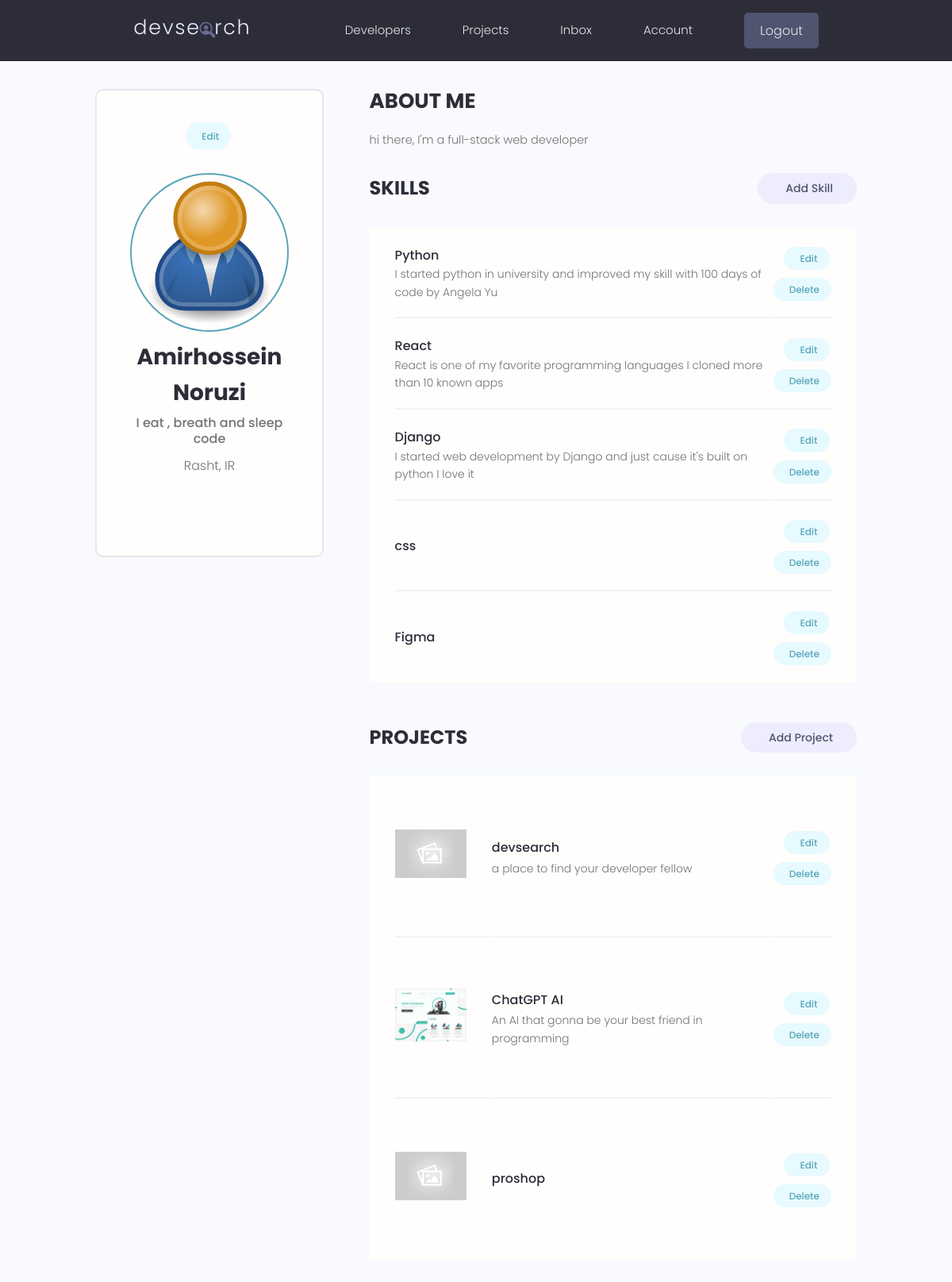
The app's page /account/ (signed in) with its own data.
### users/models.py (models this page shows, shortened)
class Profile(models.Model):
    user = models.OneToOneField(User, on_delete=models.CASCADE, null=True, blank=True)
    name = models.CharField(max_length=200, null=True, blank=True)
    email = models.EmailField(max_length=500, null=True, blank=True)
    username = models.CharField(max_length=200, null=True, blank=True)
    location = models.CharField(max_length=200, null=True, blank=True)
    short_intro = models.CharField(max_length=200, null=True, blank=True)
    bio = models.TextField(null=True, blank=True)
    profile_image = models.ImageField(default='profiles/user-default.png', upload_to='profiles/', null=True, blank=True)
    social_github = models.CharField(max_length=200, null=True, blank=True)
    social_linkedin = models.CharField(max_length=200, null=True, blank=True)
    social_twitter = models.CharField(max_length=200, null=True, blank=True)
    social_website = models.CharField(max_length=200, null=True, blank=True)
    created = models.DateTimeField(auto_now_add=True)
    id = models.UUIDField(default=uuid.uuid4, primary_key=True, unique=True, editable=False)
    class Meta:
        ordering = ['created']
    @property
    def imageUrl(self):
        try:
            url = self.profile_image.url
        except:
            url = ''
        return url

class Skill(models.Model):
    owner = models.ForeignKey(Profile, on_delete=models.CASCADE, null=True, blank=True)
    name = models.CharField(max_length=200, null=True, blank=True)
    description = models.TextField(null=True, blank=True)
    created = models.DateTimeField(auto_now_add=True)
    id = models.UUIDField(default=uuid.uuid4, primary_key=True, unique=True, editable=False)
    def __str__(self):
        return str(self.name)

### projects/models.py (models this page shows, shortened)
class Project(models.Model):
    owner = models.ForeignKey(Profile, null=True, blank=True, on_delete=models.CASCADE)
    title = models.CharField(max_length=50)
    description = models.TextField(null=True, blank=True)
    featured_image = models.ImageField(default='default.jpg', blank=True, null=True)
    tags = models.ManyToManyField("Tag", blank=True)
    demo_link = models.CharField(max_length=2000, null=True, blank=True)
    source_link = models.CharField(max_length=2000, null=True, blank=True)
    vote_total = models.IntegerField(default=0, null=True, blank=True)
    vote_ratio = models.IntegerField(default=0, null=True, blank=True)
    created = models.DateTimeField(auto_now_add=True)
    id = models.UUIDField(default=uuid.uuid4, primary_key=True, unique=True, editable=False)
    class Meta:
        ordering = ['-vote_ratio', 'vote_total', 'title']
    @property
    def imageUrl(self):
        try:
            url = self.featured_image.url
        except:
            url = ''
        return url

### users/views.py (the view)
# urls.py: path('account/', views.userAccount, name='account'),
@login_required(login_url='login')
def userAccount(request):
    profile = request.user.profile
    skills = profile.skill_set.all()
    projects = profile.project_set.all()
    context = {
        'profile': profile,
        'skills': skills,
        'projects': projects,
    }
    return render(request, 'users/account.html', context)

### users/templates/users/account.html (shortened to what this page needs)
{% extends 'base.html' %}
{% block content %}
<main class="settingsPage profile my-md">
    <div class="container">
      <div class="layout">
        <div class="column column--1of3">
          <div class="card text-center">
            <div class="card__body dev">
              <a class="tag tag--pill tag--main settings__btn" href="{% url 'edit-account' %}"> Edit</a>
              <img class="avatar avatar--xl dev__avatar" src="{{profile.imageUrl}}" />
              <h2 class="dev__name">{{profile.name}}</h2>
              <p class="dev__title">{{profile.short_intro}}</p>
              <p class="dev__location">{{profile.location}}</p>
            </div>
          </div>
        </div>
        <div class="column column--2of3">
          <div class="devInfo">
            <h3 class="devInfo__title">About Me</h3>
            <p class="devInfo__about">{{profile.bio}}</p>
          </div>
          <div class="settings">
            <h3 class="settings__title">Skills</h3>
            <a class="tag tag--pill tag--sub settings__btn tag--lg" href="{% url 'create-skill' %}"> Add Skill</a>
          </div>
          <table class="settings__table">
            {% for skill in skills %}
            <tr>
              <td class="settings__tableInfo">
                <h4>{{skill}}</h4>
                <p>{{skill.description}}</p>
              </td>
              <td class="settings__tableActions">
                <a class="tag tag--pill tag--main settings__btn" href="{% url 'update-skill' skill.id %}"> Edit</a>
                <a class="tag tag--pill tag--main settings__btn" href="{% url 'delete-skill' skill.id %}?next=/account">
                  Delete</a>
              </td>
            </tr>
            {% endfor %}
          </table>
          <div class="settings">
            <h3 class="settings__title">Projects</h3>
            <a class="tag tag--pill tag--sub settings__btn tag--lg" href="{% url 'create-project' %}"> Add Project</a>
          </div>
          <table class="settings__table">
            {% for project in projects %}
            <tr>
              <td class="settings__thumbnail">
                <a href="{% url 'single-project' project.id %}"><img src="{{project.imageUrl}}" alt="Project Thumbnail" /></a>
              </td>
              <td class="settings__tableInfo">
                <a href="{% url 'single-project' project.id %}">{{project.title}}</a>
                <p>{{project.description|slice:"150"}}</p>
              </td>
              <td class="settings__tableActions">
                <a class="tag tag--pill tag--main settings__btn" href="{% url 'update-project' project.id %}"> Edit</a>
                <a class="tag tag--pill tag--main settings__btn" href="{% url 'delete-project' project.id %}?next=/account">
                  Delete</a>
              </td>
            </tr>
            {% endfor %}
          </table>
        </div>
      </div>
    </div>
</main>
{% endblock content %}

### devsearch/static/styles/app.css (style rules this page uses)
:root { --color-sub: #2d2d39; }
.card { border: 2px solid var(--color-light); }
img { width: 100%; }
.profile .card > .dev { padding: 4rem; }
.dev__avatar { display: block; margin: auto; }
.dev__name { color: var(--color-sub); font-size: 2.8rem; font-weight: 700; margin-top: 1rem; margin-bottom: 0.5rem; }
.dev__title { font-size: 1.6rem; font-weight: 500; line-height: 1.3; }
.dev__location { margin-top: 1rem; }
.devInfo { margin-bottom: 3rem; }
.devInfo__title, .devInfo__subtitle { font-size: 2.6rem; color: var(--color-sub); text-transform: uppercase; font-weight: 700; margin-bottom: 1.5rem; }
.devInfo__about, .devSkill__info { font-size: 1.45rem; line-height: 1.7; text-align: justify; }
.settingsPage .dev > .settings__btn { display: inline-block; margin-bottom: 3rem; }
.settings { display: flex; justify-content: space-between; align-items: center; }
.settings__title { font-size: 2.4rem; text-transform: uppercase; font-weight: 700; color: var(--color-sub); }
.settings__table { margin-top: 3rem; margin-bottom: 5rem; padding: 0 3rem; background: var(--color-white); }
.settings__table tr { width: 100%; }
.settings__table tr > td { padding: 2rem 0; }
.settings__table tr:not(:last-child) td { border-bottom: 2px solid var(--color-white-light); }
.settings__thumbnail { width: 23%; min-width: 10rem; }
.settings__thumbnail img { padding-right: 3rem; height: 15rem; object-fit: contain; }
.settings__tableInfo { width: 100%; }
.settings__tableInfo h4, .settings__tableInfo a { padding-right: 1rem; width: auto; font-size: 1.6rem; font-weight: 500; color: var(--color-sub); }
.settings__tableInfo p { font-size: 1.4rem; }
.settings__tableActions { text-align: right; }

### devsearch/static/uikit/styles/modules/_variables.css (style rules this page uses)
:root { --color-main: #5aa5b9; --color-main-light: #e6faff; --color-sub: #3f4156; --color-sub-light: #51546e; --color-sub-lighter: #ededfd; --color-text: #737373; --color-gray: #8b8b8b; --color-light: #e5e7eb; --color-light-gray: #767676; --color-bg: #f8fafd; --color-white: #fffefd; --color-white-light: #f3f3f3; --color-success: #359e64; --color-success-bg: #def8e8; --color-error: #fc4b0b; --color-error-bg: #fff2ee; --font-base: 'Poppins', arial, helvetica, 'Segoe UI', roboto, ubuntu, sans-serif; --font-monospace: 'Fira Code', 'Courier New', courier, monospace; --font-regular: 300; --font-medium: 500; --font-bold: 700; --generic-shadow: 1px 1px 5px #00000010; --generic-transition: all 0.3s ease-in-out; }

### devsearch/static/uikit/styles/modules/_base.css (style rules this page uses)
* { margin: 0; padding: 0; box-sizing: border-box; text-rendering: optimizeLegibility; color: inherit; font-size: inherit; }
html { font-size: 50%; }
@media only screen and (min-width: 480px) { html { font-size: 56.25%; } }
@media only screen and (min-width: 1200px) { html { font-size: 62.5%; } }
body { line-height: 1.6; font-weight: 400; font-size: 1.5rem; color: var(--color-text); background-color: var(--color-bg); min-height: 100vh; }

### devsearch/static/uikit/styles/modules/_typography.css (style rules this page uses)
* { font-family: var(--font-base); }
h2 { font-size: 3.6rem; font-weight: var(--font-bold); }
h3 { font-size: 3.2rem; font-weight: var(--font-medium); }
h4 { font-size: 2.8rem; font-weight: var(--font-medium); }
p, span, strong { font-size: 1.6rem; color: var(--color-text); font-weight: var(--font-regular); }
a { padding-bottom: 2px; text-decoration: none; display: inline-block; color: var(--color-main); font-weight: var(--font-medium); }

### devsearch/static/uikit/styles/modules/_utilities.css (style rules this page uses)
.container { width: 92%; max-width: 165rem; margin: 0 auto; box-sizing: border-box; }
@media screen and (min-width: 1000px) { .container { width: 90%; } }
@media screen and (min-width: 1200px) { .container { width: 80%; } }
.text-center { text-align: center; }
.my-md { margin: 3rem auto; }

### devsearch/static/uikit/styles/modules/_avatar.css (style rules this page uses)
.avatar { border-radius: 50%; border: 2px solid var(--color-main); object-fit: cover; }
.avatar--xl { height: 20rem; width: 20rem; }

### devsearch/static/uikit/styles/modules/_card.css (style rules this page uses)
.card { border-radius: 1rem; background-color: var(--color-white); border: 1.5px solid var(--color-light); width: auto; height: auto; margin-top: 0.5rem; margin-bottom: 0.5rem; overflow: hidden; }
.card__body, .card__header { padding: 2rem 2.5rem; }

### devsearch/static/uikit/styles/modules/_layout.css (style rules this page uses)
.layout { display: flex; flex-flow: row wrap; justify-content: space-between; }
.layout > .column { margin-bottom: 3rem; }
.layout > .column.column--1of3 { flex-basis: 30%; }
.layout > .column.column--2of3 { flex-basis: 64%; }

### records on screen
Profile: imageUrl (placeholder picture), name "Amirhossein Noruzi", short_intro "I eat , breath and sleep code", location "Rasht, IR", bio "hi there, I'm a full-stack web developer"
Skill: name "Python", description "I started python in university and improved my skill with 100 days of code by Angela Yu"
Skill: name "React", description "React is one of my favorite programming languages I cloned more than 10 known apps"
Skill: name "Django", description "I started web development by Django and just cause it's built on python I love it"
Skill: name "css"
Skill: name "Figma"
Project: imageUrl (placeholder picture), title "devsearch", description "a place to find your developer fellow"
Project: imageUrl (picture), title "ChatGPT AI", description "An AI that gonna be your best friend in programming"
Project: imageUrl (placeholder picture), title "proshop"
